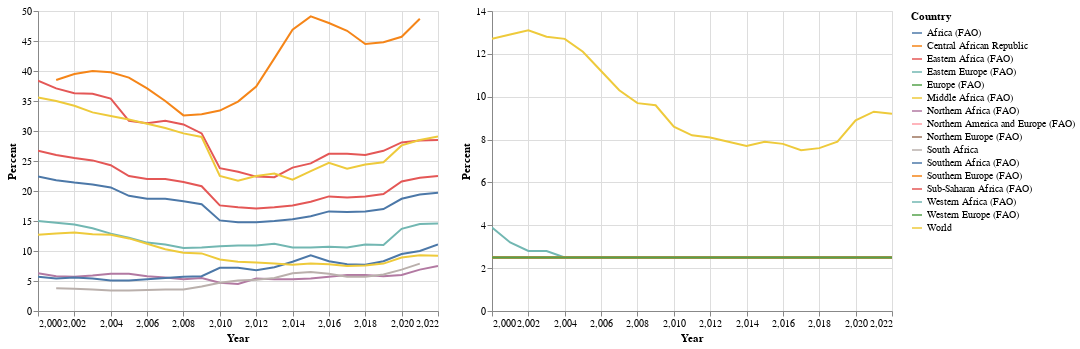

Notebook code cell kept with this figure:
### Code cell
import pandas as pd
import altair as alt

# Pulling the undernourishement by 2 region t1_sample = 'Africa'
# t2_sample = 'Europe' and including 'World' as benchmark on borh table
t1 = pd.read_csv("prevalence-of-undernourishment.csv")
t1_sample = t1[t1['Country'].str.contains('Africa|World', case=False, na=False)]
chart1 = alt.Chart(t1_sample).mark_line().encode(
    x ='Year',
    y ='Percent',
    color = alt.Color('Country', type='nominal'),
    tooltip = ['Country','Percent']
).interactive()

t2 = pd.read_csv("prevalence-of-undernourishment.csv")
t2_sample = t2[t2['Country'].str.contains('Europe|World', case=False, na=False)]
chart2 = alt.Chart(t2_sample).mark_line().encode(
    x = 'Year',
    y = 'Percent',
    color = alt.Color('Country', type='nominal'),
    tooltip = ['Country','Percent']
).interactive()

chart1 | chart2

### Figure 1 — Vega-Lite specification as saved in the notebook (floating-point values rounded to 4 significant figures; data arrays with more than 128 entries replaced by an {"elided": "..."} marker saying what was removed)
{"config": {"view": {"continuousWidth": 400, "continuousHeight": 300}}, "hconcat": [{"data": {"name": "data-6c88f2b22f355323263c2cd768cd90d3"}, "mark": "line", "encoding": {"color": {"field": "Country", "type": "nominal"}, "tooltip": [{"field": "Country", "type": "nominal"}, {"field": "Percent", "type": "quantitative"}], "x": {"field": "Year", "type": "quantitative"}, "y": {"field": "Percent", "type": "quantitative"}}, "selection": {"selector021": {"type": "interval", "bind": "scales", "encodings": ["x", "y"]}}}, {"data": {"name": "data-6484eb495af8729957953a5291165680"}, "mark": "line", "encoding": {"color": {"field": "Country", "type": "nominal"}, "tooltip": [{"field": "Country", "type": "nominal"}, {"field": "Percent", "type": "quantitative"}], "x": {"field": "Year", "type": "quantitative"}, "y": {"field": "Percent", "type": "quantitative"}}, "selection": {"selector022": {"type": "interval", "bind": "scales", "encodings": ["x", "y"]}}}], "$schema": "https://vega.github.io/schema/vega-lite/v4.17.0.json", "datasets": {"data-6c88f2b22f355323263c2cd768cd90d3": {"elided": "226 records"}, "data-6484eb495af8729957953a5291165680": {"elided": "161 records"}}}
